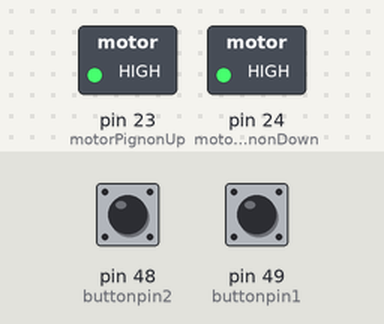
The sketch below on a simulated Arduino Mega 2560, built with avr-gcc and run on an emulated ATmega2560. Shown: switched loads named in the sketch (green lamp = pin HIGH). The test bench sets the inputs (shaded band); at power-on: pin 49 (buttonpin1) HIGH, pin 48 (buttonpin2) HIGH. What the sketch prints to the serial monitor is not drawn.

Above: at 1.2 s.
1.3 s: pin 49 (buttonpin1) pulled LOW for 0.15 s
At 1.37 s:
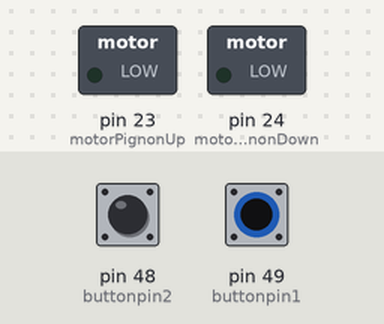
2.9 s: pin 49 (buttonpin1) pulled LOW for 3.2 s
At 6.7 s:
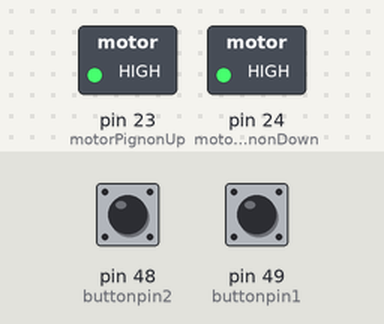
7.6 s: pin 48 (buttonpin2) pulled LOW for 3.2 s
At 9.0 s:
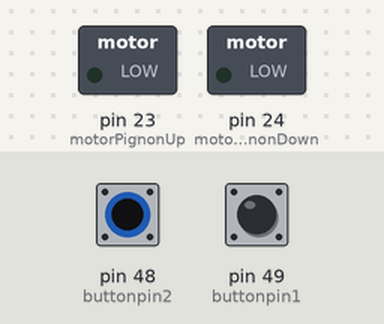
12.3 s: pin 48 (buttonpin2) driven LOW and pin 49 (buttonpin1) driven LOW
At 12.6 s:
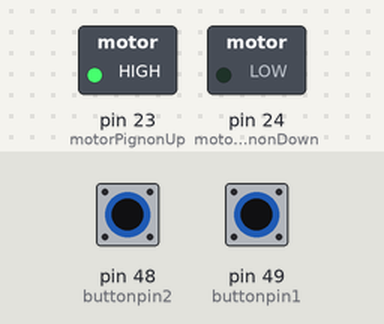
Timing chart, 0 to 14.8 s (numbered marks = the images above; inputs shaded):
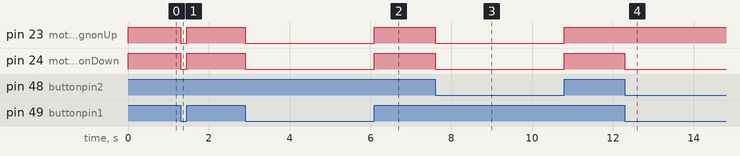

The sketch:

pignonfdc2.ino
```cpp
#define motorPignonUp 23
#define motorPignonDown 24
#define buttonpin1 49 // Variable buttonpin = connected to digital line 47, this is where the VMA327 output has to be connected for this test FIL COURT ROUGE AVEC FIL LONG ROUGE
#define buttonpin2 48 // Variable buttonpin = connected to digital line 48, this is where the VMA327 output has to be connected for this test
int valuefindecourse1;
int valuefindecourse2;

void setup() {
  // put your setup code here, to run once:
  pinMode(buttonpin1, INPUT); // declare buttonpin (digital 48) as input (capteur1)
  pinMode(buttonpin2, INPUT); // declare buttonpin (digital 47) as input (capteur2)
  pinMode(motorPignonUp, OUTPUT);
  pinMode(motorPignonDown, OUTPUT);
  Serial.begin(115200);
}

void loop() {
  // put your main code here, to run repeatedly:
    valuefindecourse1 = digitalRead(buttonpin1); // read the value of buttonpin (digital 48)
    valuefindecourse2 = digitalRead(buttonpin2); // read the value of buttonpin (digital 47)
    Serial.println(valuefindecourse1);
   // Serial.println(valuefindecourse2);

if (valuefindecourse1 == LOW && valuefindecourse2==LOW) {
digitalWrite(motorPignonUp,HIGH);
digitalWrite(motorPignonDown, LOW);}
else if(valuefindecourse1 == HIGH && valuefindecourse2==LOW) {
digitalWrite(motorPignonUp,LOW);
digitalWrite(motorPignonDown, LOW);}
  else if(valuefindecourse1 == LOW && valuefindecourse2==HIGH) {
digitalWrite(motorPignonUp,LOW);
digitalWrite(motorPignonDown, LOW);}
else {
  digitalWrite(motorPignonUp,HIGH);
digitalWrite(motorPignonDown, HIGH);}
}
```

Measured:
- after the input at 1.3 s, pin 23 (motorPignonUp), pin 24 (motorPignonDown): HIGH → LOW at once, → HIGH 0.15 s later
- after the input at 2.9 s, pin 23 (motorPignonUp), pin 24 (motorPignonDown): HIGH → LOW at once, → HIGH 3.2 s later
- after the input at 7.6 s, pin 23 (motorPignonUp), pin 24 (motorPignonDown): HIGH → LOW at once, → HIGH 3.2 s later
- after the input at 12.3 s, pin 24 (motorPignonDown): HIGH → LOW at once
